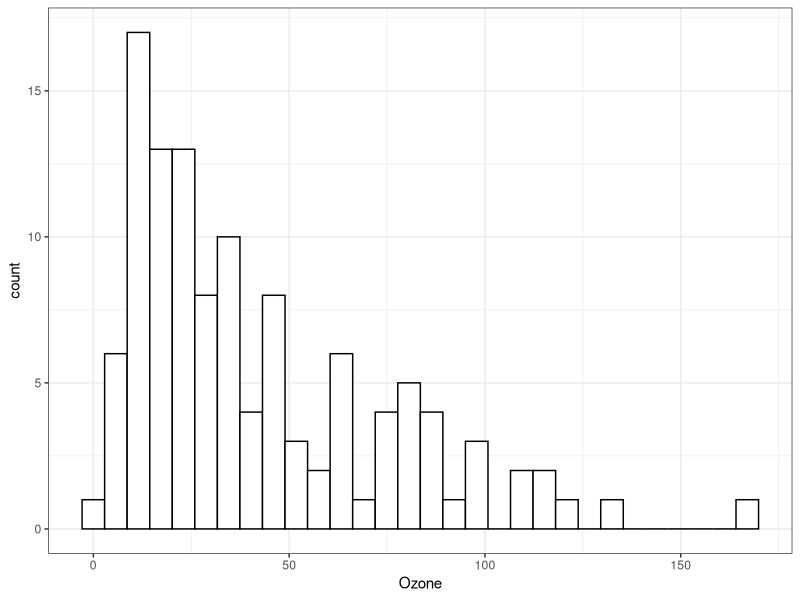
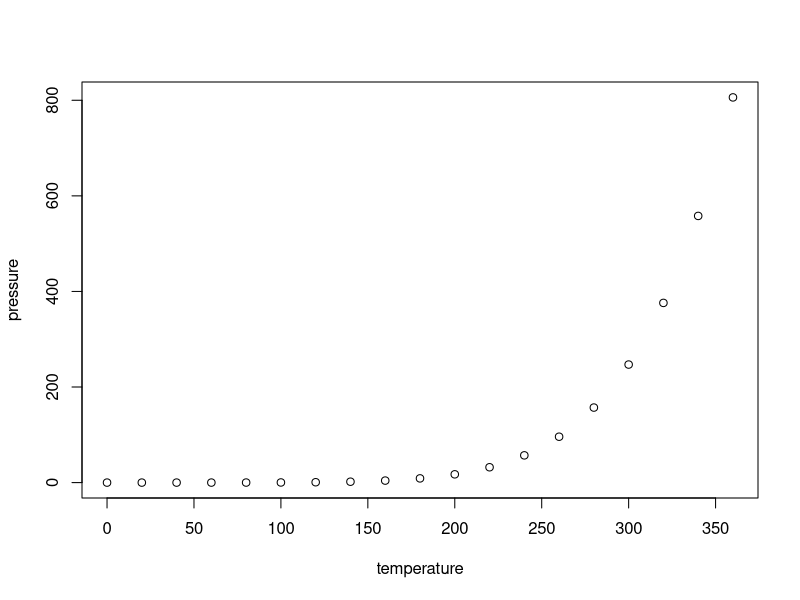

The R script that drew these images, in order:
## ---- chunk 1
library(tidyr)
library(dplyr)
library(ggplot2)
## ---- chunk 2
m1 <- c(21,30,29,30,27,29)
m2 <- c(21,30,29,30,27,70)

mean(m1); mean(m2)
median(m1); median(m2)

sd(m1); sd(m2)
range(m1)
## ---- chunk 3
edad <- c(21,34,10,15,37)
estatura <- c(1.8, 1.7,1.5,1.4,1.7)*100

sd(edad)/mean(edad)
sd(estatura)/mean(estatura)
## ---- chunk 4
airquality %>% ggplot(aes(x=Ozone)) +
  geom_histogram(fill="white", colour="black") +
  theme_bw()
## ---- chunk 5
knitr::opts_chunk$set(echo = TRUE)
## ---- chunk 6
summary(cars)
## ---- chunk 7
plot(pressure)
